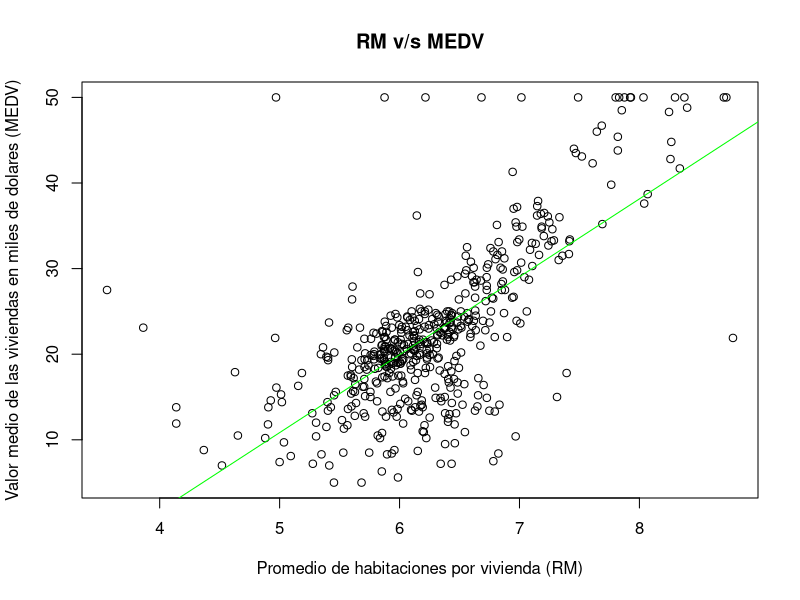

Write the R code that produced this figure.
## ---- chunk 1
library(MASS)
data(Boston)
boston_df = Boston[, c("rm", "medv")]
## ---- chunk 2
plot(boston_df$rm, boston_df$medv, 
     xlab = "Promedio de habitaciones por vivienda (RM)", 
     ylab = "Valor medio de las viviendas en miles de dolares (MEDV)",
     main = "RM v/s MEDV")

ajuste = lm(medv ~ rm, data = boston_df)
abline(ajuste, col = "green")
## ---- chunk 3
lm_fit_boston = lm(medv ~ rm, data = boston_df)

nuevos_valores = c(4, 5, 6, 8, 9)
nuevas_predicciones = predict(lm_fit_boston, newdata = data.frame(rm = nuevos_valores))

datos_boston = data.frame(rm = nuevos_valores, medv = nuevas_predicciones)
nuevos_datos = rbind(boston_df, datos_boston)

nueva_regresion = lm(medv ~ rm, data = nuevos_datos)
summary(nueva_regresion)
## ---- chunk 4
valor_extremo = nuevos_datos
valor_extremo$rm[1] = valor_extremo$rm[1] * 10

nueva_regresion = lm(medv ~ rm, data = valor_extremo)
summary(nueva_regresion)
